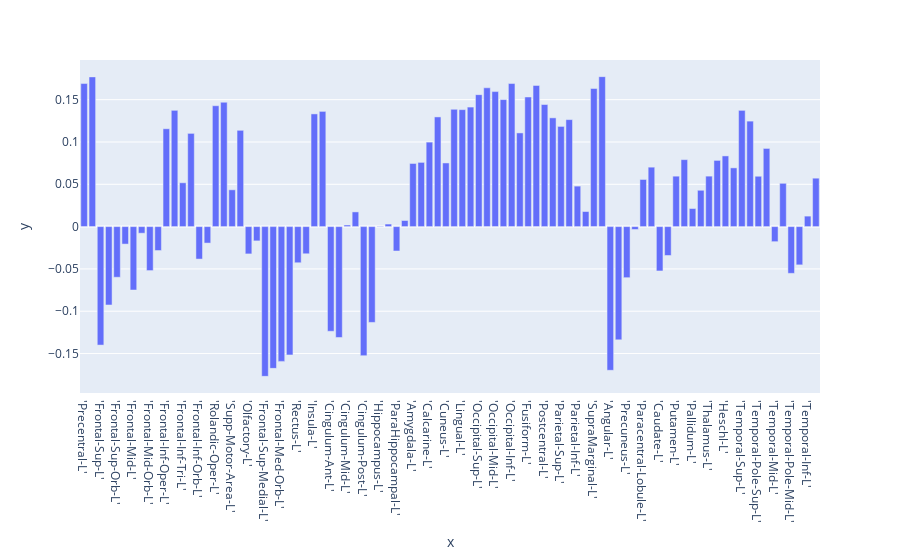
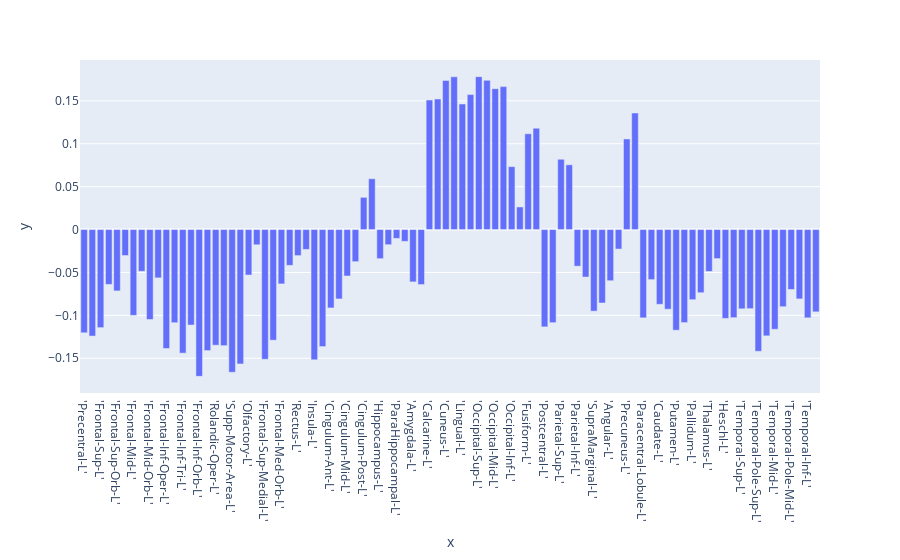
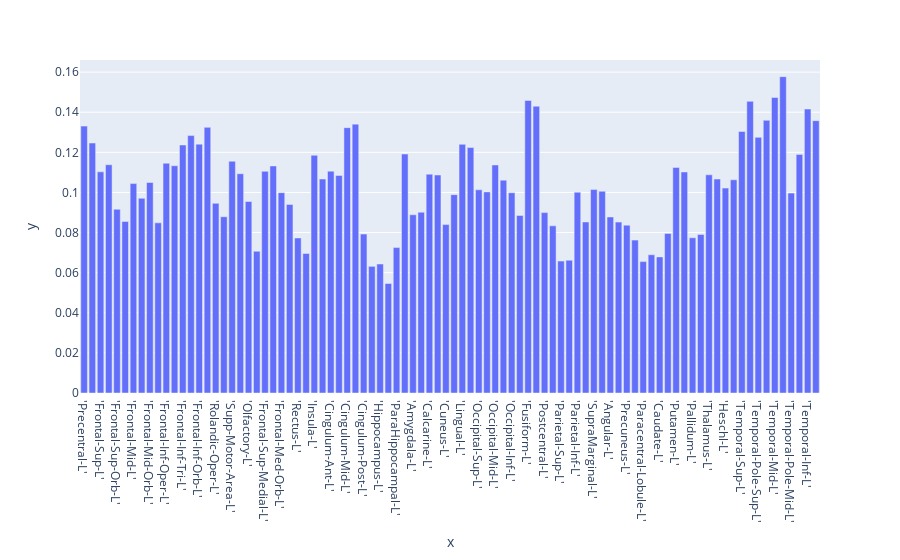
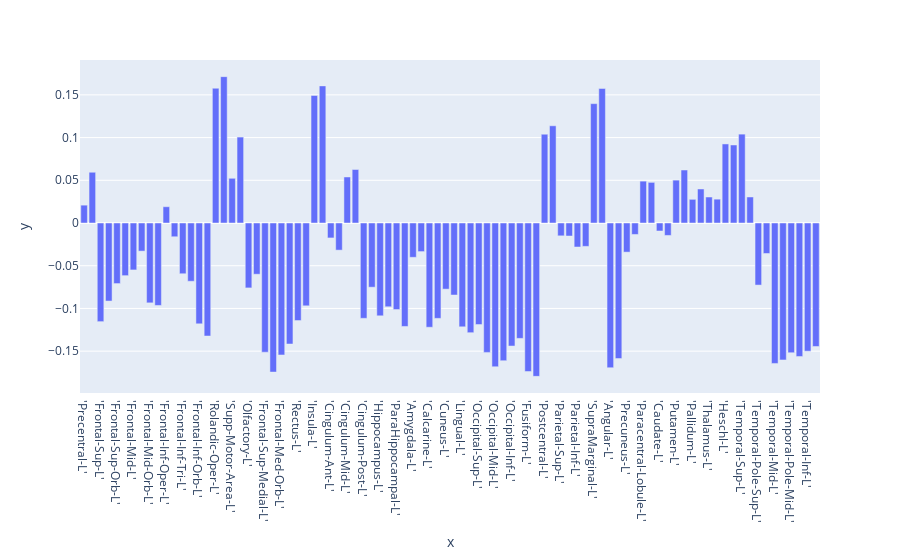

Here is the notebook cell these charts were saved with, in order:
### Code cell
import pandas as pd
labels = pd.read_csv("AALlabels.csv")
label=labels['labels'].values
import plotly.express as px
for model in range(K):
    print(f"Model {model}:  , kappa = {kappa_est[model]}")
    fig = px.bar(y=mu_est[:,model].detach().numpy(),x=label)
    #fig.update_layout(width=300)
    fig.show()

### Figure 1 — Plotly figure (JSON) as saved in the notebook; plotly's stock layout.template omitted (floating-point values rounded to 4 significant figures)
{"data": [{"alignmentgroup": "True", "hovertemplate": "x=%{x}<br>y=%{y}<extra></extra>", "legendgroup": "", "marker": {"color": "#636efa", "pattern": {"shape": ""}}, "name": "", "offsetgroup": "", "orientation": "v", "showlegend": false, "textposition": "auto", "type": "bar", "x": ["'Precentral-L'", "'Precentral-R'", "'Frontal-Sup-L'", "'Frontal-Sup-R'", "'Frontal-Sup-Orb-L'", "'Frontal-Sup-Orb-R'", "'Frontal-Mid-L'", "'Frontal-Mid-R'", "'Frontal-Mid-Orb-L'", "'Frontal-Mid-Orb-R'", "'Frontal-Inf-Oper-L'", "'Frontal-Inf-Oper-R'", "'Frontal-Inf-Tri-L'", "'Frontal-Inf-Tri-R'", "'Frontal-Inf-Orb-L'", "'Frontal-Inf-Orb-R'", "'Rolandic-Oper-L'", "'Rolandic-Oper-R'", "'Supp-Motor-Area-L'", "'Supp-Motor-Area-R'", "'Olfactory-L'", "'Olfactory-R'", "'Frontal-Sup-Medial-L'", "'Frontal-Sup-Medial-R'", "'Frontal-Med-Orb-L'", "'Frontal-Med-Orb-R'", "'Rectus-L'", "'Rectus-R'", "'Insula-L'", "'Insula-R'", "'Cingulum-Ant-L'", "'Cingulum-Ant-R'", "'Cingulum-Mid-L'", "'Cingulum-Mid-R'", "'Cingulum-Post-L'", "'Cingulum-Post-R'", "'Hippocampus-L'", "'Hippocampus-R'", "'ParaHippocampal-L'", "'ParaHippocampal-R'", "'Amygdala-L'", "'Amygdala-R'", "'Calcarine-L'", "'Calcarine-R'", "'Cuneus-L'", "'Cuneus-R'", "'Lingual-L'", "'Lingual-R'", "'Occipital-Sup-L'", "'Occipital-Sup-R'", "'Occipital-Mid-L'", "'Occipital-Mid-R'", "'Occipital-Inf-L'", "'Occipital-Inf-R'", "'Fusiform-L'", "'Fusiform-R'", "'Postcentral-L'", "'Postcentral-R'", "'Parietal-Sup-L'", "'Parietal-Sup-R'", "'Parietal-Inf-L'", "'Parietal-Inf-R'", "'SupraMarginal-L'", "'SupraMarginal-R'", "'Angular-L'", "'Angular-R'", "'Precuneus-L'", "'Precuneus-R'", "'Paracentral-Lobule-L'", "'Paracentral-Lobule-R'", "'Caudate-L'", "'Caudate-R'", "'Putamen-L'", "'Putamen-R'", "'Pallidum-L'", "'Pallidum-R'", "'Thalamus-L'", "'Thalamus-R'", "'Heschl-L'", "'Heschl-R'", "'Temporal-Sup-L'", "'Temporal-Sup-R'", "'Temporal-Pole-Sup-L'", "'Temporal-Pole-Sup-R'", "'Temporal-Mid-L'", "'Temporal-Mid-R'", "'Temporal-Pole-Mid-L'", "'Temporal-Pole-Mid-R'", "'Temporal-Inf-L'", "'Temporal-Inf-R'"], "xaxis": "x", "y": [0.169, 0.1769, -0.14, -0.09261, -0.05985, -0.02066, -0.07495, -0.007805, -0.05197, -0.02827, 0.1156, 0.1374, 0.05179, 0.1102, -0.03837, -0.01946, 0.1428, 0.147, 0.04348, 0.1138, -0.03225, -0.01688, -0.1769, -0.1675, -0.1593, -0.1516, -0.04271, -0.0321, 0.1332, 0.1361, -0.1237, -0.131, 0.001878, 0.01737, -0.1525, -0.1132, -0.0004819, 0.003025, -0.02882, 0.007209, 0.07461, 0.07588, 0.09983, 0.1296, 0.0752, 0.1386, 0.1382, 0.1412, 0.1559, 0.164, 0.1596, 0.1501, 0.169, 0.1107, 0.1532, 0.1668, 0.1443, 0.1285, 0.1184, 0.1264, 0.04785, 0.01781, 0.1632, 0.1772, -0.1698, -0.1338, -0.06035, -0.003413, 0.0557, 0.07024, -0.05241, -0.03413, 0.0596, 0.07913, 0.02137, 0.04292, 0.05965, 0.07823, 0.08353, 0.0694, 0.1374, 0.1246, 0.0595, 0.09237, -0.0178, 0.05117, -0.05524, -0.04522, 0.0124, 0.05722], "yaxis": "y"}], "layout": {"barmode": "relative", "legend": {"tracegroupgap": 0}, "margin": {"t": 60}, "xaxis": {"anchor": "y", "domain": [0, 1], "title": {"text": "x"}}, "yaxis": {"anchor": "x", "domain": [0, 1], "title": {"text": "y"}}}}

### Figure 2 — Plotly figure (JSON) as saved in the notebook; plotly's stock layout.template omitted (floating-point values rounded to 4 significant figures)
{"data": [{"alignmentgroup": "True", "hovertemplate": "x=%{x}<br>y=%{y}<extra></extra>", "legendgroup": "", "marker": {"color": "#636efa", "pattern": {"shape": ""}}, "name": "", "offsetgroup": "", "orientation": "v", "showlegend": false, "textposition": "auto", "type": "bar", "x": ["'Precentral-L'", "'Precentral-R'", "'Frontal-Sup-L'", "'Frontal-Sup-R'", "'Frontal-Sup-Orb-L'", "'Frontal-Sup-Orb-R'", "'Frontal-Mid-L'", "'Frontal-Mid-R'", "'Frontal-Mid-Orb-L'", "'Frontal-Mid-Orb-R'", "'Frontal-Inf-Oper-L'", "'Frontal-Inf-Oper-R'", "'Frontal-Inf-Tri-L'", "'Frontal-Inf-Tri-R'", "'Frontal-Inf-Orb-L'", "'Frontal-Inf-Orb-R'", "'Rolandic-Oper-L'", "'Rolandic-Oper-R'", "'Supp-Motor-Area-L'", "'Supp-Motor-Area-R'", "'Olfactory-L'", "'Olfactory-R'", "'Frontal-Sup-Medial-L'", "'Frontal-Sup-Medial-R'", "'Frontal-Med-Orb-L'", "'Frontal-Med-Orb-R'", "'Rectus-L'", "'Rectus-R'", "'Insula-L'", "'Insula-R'", "'Cingulum-Ant-L'", "'Cingulum-Ant-R'", "'Cingulum-Mid-L'", "'Cingulum-Mid-R'", "'Cingulum-Post-L'", "'Cingulum-Post-R'", "'Hippocampus-L'", "'Hippocampus-R'", "'ParaHippocampal-L'", "'ParaHippocampal-R'", "'Amygdala-L'", "'Amygdala-R'", "'Calcarine-L'", "'Calcarine-R'", "'Cuneus-L'", "'Cuneus-R'", "'Lingual-L'", "'Lingual-R'", "'Occipital-Sup-L'", "'Occipital-Sup-R'", "'Occipital-Mid-L'", "'Occipital-Mid-R'", "'Occipital-Inf-L'", "'Occipital-Inf-R'", "'Fusiform-L'", "'Fusiform-R'", "'Postcentral-L'", "'Postcentral-R'", "'Parietal-Sup-L'", "'Parietal-Sup-R'", "'Parietal-Inf-L'", "'Parietal-Inf-R'", "'SupraMarginal-L'", "'SupraMarginal-R'", "'Angular-L'", "'Angular-R'", "'Precuneus-L'", "'Precuneus-R'", "'Paracentral-Lobule-L'", "'Paracentral-Lobule-R'", "'Caudate-L'", "'Caudate-R'", "'Putamen-L'", "'Putamen-R'", "'Pallidum-L'", "'Pallidum-R'", "'Thalamus-L'", "'Thalamus-R'", "'Heschl-L'", "'Heschl-R'", "'Temporal-Sup-L'", "'Temporal-Sup-R'", "'Temporal-Pole-Sup-L'", "'Temporal-Pole-Sup-R'", "'Temporal-Mid-L'", "'Temporal-Mid-R'", "'Temporal-Pole-Mid-L'", "'Temporal-Pole-Mid-R'", "'Temporal-Inf-L'", "'Temporal-Inf-R'"], "xaxis": "x", "y": [-0.1203, -0.1241, -0.1143, -0.06393, -0.07152, -0.03027, -0.09999, -0.04865, -0.1048, -0.0563, -0.1386, -0.1086, -0.144, -0.1113, -0.1711, -0.1411, -0.1348, -0.1353, -0.1663, -0.1566, -0.05302, -0.01773, -0.1512, -0.1289, -0.06335, -0.04174, -0.03033, -0.02317, -0.1519, -0.1364, -0.09137, -0.08087, -0.05417, -0.03742, 0.03753, 0.05923, -0.03391, -0.01765, -0.01032, -0.01378, -0.06101, -0.0641, 0.1509, 0.1522, 0.1739, 0.178, 0.1464, 0.1573, 0.1782, 0.1739, 0.1643, 0.1666, 0.07333, 0.02636, 0.1117, 0.1181, -0.1134, -0.1085, 0.08194, 0.0755, -0.04268, -0.05536, -0.09508, -0.08561, -0.05963, -0.02273, 0.1056, 0.1359, -0.1029, -0.05833, -0.0871, -0.09283, -0.1173, -0.1084, -0.08173, -0.07361, -0.04883, -0.03384, -0.1036, -0.1027, -0.09239, -0.09219, -0.1419, -0.1239, -0.1162, -0.08993, -0.06983, -0.08082, -0.1029, -0.0959], "yaxis": "y"}], "layout": {"barmode": "relative", "legend": {"tracegroupgap": 0}, "margin": {"t": 60}, "xaxis": {"anchor": "y", "domain": [0, 1], "title": {"text": "x"}}, "yaxis": {"anchor": "x", "domain": [0, 1], "title": {"text": "y"}}}}

### Figure 3 — Plotly figure (JSON) as saved in the notebook; plotly's stock layout.template omitted (floating-point values rounded to 4 significant figures)
{"data": [{"alignmentgroup": "True", "hovertemplate": "x=%{x}<br>y=%{y}<extra></extra>", "legendgroup": "", "marker": {"color": "#636efa", "pattern": {"shape": ""}}, "name": "", "offsetgroup": "", "orientation": "v", "showlegend": false, "textposition": "auto", "type": "bar", "x": ["'Precentral-L'", "'Precentral-R'", "'Frontal-Sup-L'", "'Frontal-Sup-R'", "'Frontal-Sup-Orb-L'", "'Frontal-Sup-Orb-R'", "'Frontal-Mid-L'", "'Frontal-Mid-R'", "'Frontal-Mid-Orb-L'", "'Frontal-Mid-Orb-R'", "'Frontal-Inf-Oper-L'", "'Frontal-Inf-Oper-R'", "'Frontal-Inf-Tri-L'", "'Frontal-Inf-Tri-R'", "'Frontal-Inf-Orb-L'", "'Frontal-Inf-Orb-R'", "'Rolandic-Oper-L'", "'Rolandic-Oper-R'", "'Supp-Motor-Area-L'", "'Supp-Motor-Area-R'", "'Olfactory-L'", "'Olfactory-R'", "'Frontal-Sup-Medial-L'", "'Frontal-Sup-Medial-R'", "'Frontal-Med-Orb-L'", "'Frontal-Med-Orb-R'", "'Rectus-L'", "'Rectus-R'", "'Insula-L'", "'Insula-R'", "'Cingulum-Ant-L'", "'Cingulum-Ant-R'", "'Cingulum-Mid-L'", "'Cingulum-Mid-R'", "'Cingulum-Post-L'", "'Cingulum-Post-R'", "'Hippocampus-L'", "'Hippocampus-R'", "'ParaHippocampal-L'", "'ParaHippocampal-R'", "'Amygdala-L'", "'Amygdala-R'", "'Calcarine-L'", "'Calcarine-R'", "'Cuneus-L'", "'Cuneus-R'", "'Lingual-L'", "'Lingual-R'", "'Occipital-Sup-L'", "'Occipital-Sup-R'", "'Occipital-Mid-L'", "'Occipital-Mid-R'", "'Occipital-Inf-L'", "'Occipital-Inf-R'", "'Fusiform-L'", "'Fusiform-R'", "'Postcentral-L'", "'Postcentral-R'", "'Parietal-Sup-L'", "'Parietal-Sup-R'", "'Parietal-Inf-L'", "'Parietal-Inf-R'", "'SupraMarginal-L'", "'SupraMarginal-R'", "'Angular-L'", "'Angular-R'", "'Precuneus-L'", "'Precuneus-R'", "'Paracentral-Lobule-L'", "'Paracentral-Lobule-R'", "'Caudate-L'", "'Caudate-R'", "'Putamen-L'", "'Putamen-R'", "'Pallidum-L'", "'Pallidum-R'", "'Thalamus-L'", "'Thalamus-R'", "'Heschl-L'", "'Heschl-R'", "'Temporal-Sup-L'", "'Temporal-Sup-R'", "'Temporal-Pole-Sup-L'", "'Temporal-Pole-Sup-R'", "'Temporal-Mid-L'", "'Temporal-Mid-R'", "'Temporal-Pole-Mid-L'", "'Temporal-Pole-Mid-R'", "'Temporal-Inf-L'", "'Temporal-Inf-R'"], "xaxis": "x", "y": [0.1331, 0.1246, 0.1103, 0.1138, 0.09161, 0.08553, 0.1044, 0.09707, 0.105, 0.08484, 0.1146, 0.1133, 0.1236, 0.1283, 0.1241, 0.1325, 0.09457, 0.08789, 0.1156, 0.1093, 0.09548, 0.07067, 0.1105, 0.1132, 0.09989, 0.09404, 0.07732, 0.06959, 0.1185, 0.1067, 0.1106, 0.1085, 0.1323, 0.1341, 0.07924, 0.06314, 0.06431, 0.05459, 0.07253, 0.1192, 0.08887, 0.09015, 0.1091, 0.1087, 0.08397, 0.0989, 0.124, 0.1224, 0.1013, 0.1003, 0.1137, 0.1061, 0.09985, 0.08854, 0.1459, 0.143, 0.08994, 0.08335, 0.06578, 0.06621, 0.1001, 0.08528, 0.1014, 0.1006, 0.08777, 0.08522, 0.08368, 0.07623, 0.06551, 0.06892, 0.06787, 0.07957, 0.1125, 0.1102, 0.07739, 0.07905, 0.1088, 0.1067, 0.1022, 0.1063, 0.1304, 0.1454, 0.1275, 0.136, 0.1473, 0.1577, 0.09967, 0.119, 0.1416, 0.1358], "yaxis": "y"}], "layout": {"barmode": "relative", "legend": {"tracegroupgap": 0}, "margin": {"t": 60}, "xaxis": {"anchor": "y", "domain": [0, 1], "title": {"text": "x"}}, "yaxis": {"anchor": "x", "domain": [0, 1], "title": {"text": "y"}}}}

### Figure 4 — Plotly figure (JSON) as saved in the notebook; plotly's stock layout.template omitted (floating-point values rounded to 4 significant figures)
{"data": [{"alignmentgroup": "True", "hovertemplate": "x=%{x}<br>y=%{y}<extra></extra>", "legendgroup": "", "marker": {"color": "#636efa", "pattern": {"shape": ""}}, "name": "", "offsetgroup": "", "orientation": "v", "showlegend": false, "textposition": "auto", "type": "bar", "x": ["'Precentral-L'", "'Precentral-R'", "'Frontal-Sup-L'", "'Frontal-Sup-R'", "'Frontal-Sup-Orb-L'", "'Frontal-Sup-Orb-R'", "'Frontal-Mid-L'", "'Frontal-Mid-R'", "'Frontal-Mid-Orb-L'", "'Frontal-Mid-Orb-R'", "'Frontal-Inf-Oper-L'", "'Frontal-Inf-Oper-R'", "'Frontal-Inf-Tri-L'", "'Frontal-Inf-Tri-R'", "'Frontal-Inf-Orb-L'", "'Frontal-Inf-Orb-R'", "'Rolandic-Oper-L'", "'Rolandic-Oper-R'", "'Supp-Motor-Area-L'", "'Supp-Motor-Area-R'", "'Olfactory-L'", "'Olfactory-R'", "'Frontal-Sup-Medial-L'", "'Frontal-Sup-Medial-R'", "'Frontal-Med-Orb-L'", "'Frontal-Med-Orb-R'", "'Rectus-L'", "'Rectus-R'", "'Insula-L'", "'Insula-R'", "'Cingulum-Ant-L'", "'Cingulum-Ant-R'", "'Cingulum-Mid-L'", "'Cingulum-Mid-R'", "'Cingulum-Post-L'", "'Cingulum-Post-R'", "'Hippocampus-L'", "'Hippocampus-R'", "'ParaHippocampal-L'", "'ParaHippocampal-R'", "'Amygdala-L'", "'Amygdala-R'", "'Calcarine-L'", "'Calcarine-R'", "'Cuneus-L'", "'Cuneus-R'", "'Lingual-L'", "'Lingual-R'", "'Occipital-Sup-L'", "'Occipital-Sup-R'", "'Occipital-Mid-L'", "'Occipital-Mid-R'", "'Occipital-Inf-L'", "'Occipital-Inf-R'", "'Fusiform-L'", "'Fusiform-R'", "'Postcentral-L'", "'Postcentral-R'", "'Parietal-Sup-L'", "'Parietal-Sup-R'", "'Parietal-Inf-L'", "'Parietal-Inf-R'", "'SupraMarginal-L'", "'SupraMarginal-R'", "'Angular-L'", "'Angular-R'", "'Precuneus-L'", "'Precuneus-R'", "'Paracentral-Lobule-L'", "'Paracentral-Lobule-R'", "'Caudate-L'", "'Caudate-R'", "'Putamen-L'", "'Putamen-R'", "'Pallidum-L'", "'Pallidum-R'", "'Thalamus-L'", "'Thalamus-R'", "'Heschl-L'", "'Heschl-R'", "'Temporal-Sup-L'", "'Temporal-Sup-R'", "'Temporal-Pole-Sup-L'", "'Temporal-Pole-Sup-R'", "'Temporal-Mid-L'", "'Temporal-Mid-R'", "'Temporal-Pole-Mid-L'", "'Temporal-Pole-Mid-R'", "'Temporal-Inf-L'", "'Temporal-Inf-R'"], "xaxis": "x", "y": [0.0209, 0.05941, -0.1154, -0.09134, -0.0709, -0.06161, -0.05492, -0.03289, -0.09345, -0.0965, 0.01907, -0.01609, -0.0594, -0.06818, -0.118, -0.1323, 0.1577, 0.1713, 0.05234, 0.1006, -0.07596, -0.05994, -0.1512, -0.1745, -0.1544, -0.1416, -0.1141, -0.09693, 0.1493, 0.1605, -0.01748, -0.03176, 0.05387, 0.06264, -0.1115, -0.07513, -0.1086, -0.09804, -0.1013, -0.1211, -0.04014, -0.03346, -0.122, -0.1116, -0.0774, -0.0843, -0.1215, -0.1284, -0.1188, -0.1514, -0.1683, -0.1611, -0.144, -0.135, -0.1738, -0.1795, 0.1039, 0.1138, -0.01503, -0.01524, -0.02808, -0.02733, 0.1397, 0.1575, -0.1694, -0.1587, -0.03409, -0.01339, 0.049, 0.04756, -0.009359, -0.01454, 0.05018, 0.06203, 0.0277, 0.03982, 0.03043, 0.02791, 0.09253, 0.09131, 0.104, 0.03047, -0.07264, -0.03568, -0.1644, -0.1603, -0.1518, -0.1562, -0.15, -0.1445], "yaxis": "y"}], "layout": {"barmode": "relative", "legend": {"tracegroupgap": 0}, "margin": {"t": 60}, "xaxis": {"anchor": "y", "domain": [0, 1], "title": {"text": "x"}}, "yaxis": {"anchor": "x", "domain": [0, 1], "title": {"text": "y"}}}}
